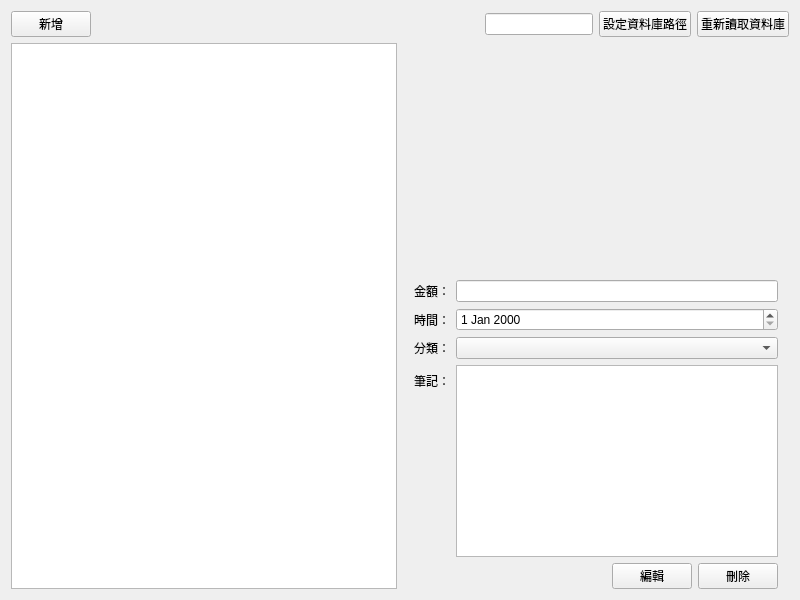
<?xml version="1.0" encoding="UTF-8"?>
<ui version="4.0">
 <class>MainWindow</class>
 <widget class="QWidget" name="MainWindow">
  <property name="geometry">
   <rect>
    <x>0</x>
    <y>0</y>
    <width>800</width>
    <height>600</height>
   </rect>
  </property>
  <property name="sizePolicy">
   <sizepolicy hsizetype="Fixed" vsizetype="Fixed">
    <horstretch>0</horstretch>
    <verstretch>0</verstretch>
   </sizepolicy>
  </property>
  <property name="windowTitle">
   <string>累死雞記帳</string>
  </property>
  <property name="windowIcon">
   <iconset resource="resources.qrc">
    <normaloff>:/images/logo.png</normaloff>:/images/logo.png</iconset>
  </property>
  <layout class="QVBoxLayout" name="verticalLayout" stretch="0,0">
   <item>
    <layout class="QHBoxLayout" name="horizontalLayout">
     <item>
      <widget class="QPushButton" name="addExpensePushButton">
       <property name="sizePolicy">
        <sizepolicy hsizetype="Preferred" vsizetype="Fixed">
         <horstretch>0</horstretch>
         <verstretch>0</verstretch>
        </sizepolicy>
       </property>
       <property name="text">
        <string>新增</string>
       </property>
      </widget>
     </item>
     <item>
      <spacer name="horizontalSpacer">
       <property name="orientation">
        <enum>Qt::Horizontal</enum>
       </property>
       <property name="sizeHint" stdset="0">
        <size>
         <width>40</width>
         <height>20</height>
        </size>
       </property>
      </spacer>
     </item>
     <item>
      <widget class="QLineEdit" name="databasePathLineEdit">
       <property name="sizePolicy">
        <sizepolicy hsizetype="Preferred" vsizetype="Fixed">
         <horstretch>0</horstretch>
         <verstretch>0</verstretch>
        </sizepolicy>
       </property>
      </widget>
     </item>
     <item>
      <widget class="QPushButton" name="setDatabasePathPushButton">
       <property name="sizePolicy">
        <sizepolicy hsizetype="Preferred" vsizetype="Fixed">
         <horstretch>0</horstretch>
         <verstretch>0</verstretch>
        </sizepolicy>
       </property>
       <property name="text">
        <string>設定資料庫路徑</string>
       </property>
      </widget>
     </item>
     <item>
      <widget class="QPushButton" name="reloadDatabasePushButton">
       <property name="text">
        <string>重新讀取資料庫</string>
       </property>
      </widget>
     </item>
    </layout>
   </item>
   <item>
    <layout class="QHBoxLayout" name="bodyLayout" stretch="1,1">
     <item>
      <widget class="QListView" name="expenseListView"/>
     </item>
     <item>
      <widget class="QWidget" name="expenseWidget" native="true">
       <property name="enabled">
        <bool>true</bool>
       </property>
       <layout class="QVBoxLayout" name="verticalLayout_2">
        <property name="bottomMargin">
         <number>0</number>
        </property>
        <item>
         <widget class="QLabel" name="pictureLabel">
          <property name="sizePolicy">
           <sizepolicy hsizetype="Preferred" vsizetype="Expanding">
            <horstretch>0</horstretch>
            <verstretch>0</verstretch>
           </sizepolicy>
          </property>
          <property name="text">
           <string/>
          </property>
          <property name="pixmap">
           <pixmap>images/logo.png</pixmap>
          </property>
          <property name="alignment">
           <set>Qt::AlignCenter</set>
          </property>
          <property name="margin">
           <number>30</number>
          </property>
         </widget>
        </item>
        <item>
         <layout class="QFormLayout" name="formLayout">
          <item row="0" column="0">
           <widget class="QLabel" name="label_2">
            <property name="text">
             <string>金額：</string>
            </property>
           </widget>
          </item>
          <item row="0" column="1">
           <widget class="QLineEdit" name="spendLineEdit"/>
          </item>
          <item row="1" column="0">
           <widget class="QLabel" name="label_3">
            <property name="text">
             <string>時間：</string>
            </property>
           </widget>
          </item>
          <item row="2" column="0">
           <widget class="QLabel" name="label_4">
            <property name="text">
             <string>分類：</string>
            </property>
           </widget>
          </item>
          <item row="2" column="1">
           <widget class="QComboBox" name="categoryComboBox"/>
          </item>
          <item row="3" column="0">
           <widget class="QLabel" name="label_5">
            <property name="text">
             <string>筆記：</string>
            </property>
           </widget>
          </item>
          <item row="3" column="1">
           <widget class="QTextEdit" name="noteTextEdit"/>
          </item>
          <item row="1" column="1">
           <widget class="QDateEdit" name="dateDateEdit"/>
          </item>
         </layout>
        </item>
        <item>
         <layout class="QHBoxLayout" name="horizontalLayout_3">
          <item>
           <spacer name="horizontalSpacer_2">
            <property name="orientation">
             <enum>Qt::Horizontal</enum>
            </property>
            <property name="sizeHint" stdset="0">
             <size>
              <width>40</width>
              <height>20</height>
             </size>
            </property>
           </spacer>
          </item>
          <item>
           <widget class="QPushButton" name="editPushButton">
            <property name="sizePolicy">
             <sizepolicy hsizetype="Preferred" vsizetype="Fixed">
              <horstretch>0</horstretch>
              <verstretch>0</verstretch>
             </sizepolicy>
            </property>
            <property name="text">
             <string>編輯</string>
            </property>
           </widget>
          </item>
          <item>
           <widget class="QPushButton" name="deletePushButton">
            <property name="sizePolicy">
             <sizepolicy hsizetype="Preferred" vsizetype="Fixed">
              <horstretch>0</horstretch>
              <verstretch>0</verstretch>
             </sizepolicy>
            </property>
            <property name="text">
             <string>刪除</string>
            </property>
           </widget>
          </item>
         </layout>
        </item>
       </layout>
      </widget>
     </item>
    </layout>
   </item>
  </layout>
 </widget>
 <layoutdefault spacing="6" margin="11"/>
 <resources>
  <include location="resources.qrc"/>
 </resources>
 <connections/>
</ui>
